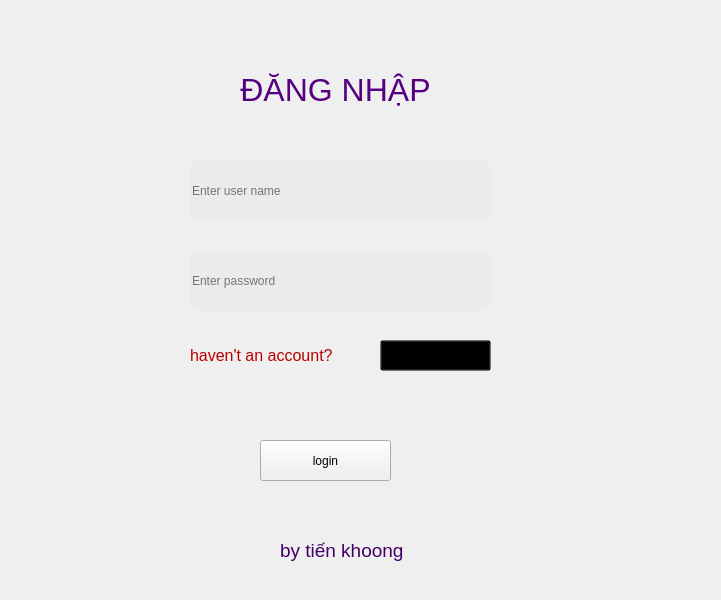
<?xml version="1.0" encoding="UTF-8"?>
<ui version="4.0">
 <class>MainWindow</class>
 <widget class="QMainWindow" name="MainWindow">
  <property name="geometry">
   <rect>
    <x>0</x>
    <y>0</y>
    <width>721</width>
    <height>600</height>
   </rect>
  </property>
  <property name="windowTitle">
   <string>MainWindow</string>
  </property>
  <widget class="QWidget" name="centralwidget">
   <widget class="QLabel" name="label">
    <property name="geometry">
     <rect>
      <x>190</x>
      <y>20</y>
      <width>291</width>
      <height>141</height>
     </rect>
    </property>
    <property name="text">
     <string>&lt;html&gt;&lt;head/&gt;&lt;body&gt;&lt;p align=&quot;center&quot;&gt;&lt;span style=&quot; font-size:24pt; color:#55007f;&quot;&gt;ĐĂNG NHẬP&lt;/span&gt;&lt;/p&gt;&lt;/body&gt;&lt;/html&gt;</string>
    </property>
   </widget>
   <widget class="QLineEdit" name="lineEdit">
    <property name="geometry">
     <rect>
      <x>190</x>
      <y>160</y>
      <width>301</width>
      <height>61</height>
     </rect>
    </property>
    <property name="styleSheet">
     <string notr="true">border-radius: 10px;
color: black;
background: rgba(231, 231, 231, 0.5);
</string>
    </property>
    <property name="placeholderText">
     <string>Enter user name</string>
    </property>
   </widget>
   <widget class="QLineEdit" name="lineEdit_2">
    <property name="geometry">
     <rect>
      <x>190</x>
      <y>250</y>
      <width>301</width>
      <height>61</height>
     </rect>
    </property>
    <property name="styleSheet">
     <string notr="true">border-radius: 10px;
color: black;
background: rgba(231, 231, 231, 0.5);
</string>
    </property>
    <property name="placeholderText">
     <string>Enter password</string>
    </property>
   </widget>
   <widget class="QLabel" name="label_2">
    <property name="geometry">
     <rect>
      <x>-10</x>
      <y>-10</y>
      <width>801</width>
      <height>991</height>
     </rect>
    </property>
    <property name="text">
     <string/>
    </property>
    <property name="pixmap">
     <pixmap resource="anh/my_resource.qrc">:/newPrefix/123.jpg</pixmap>
    </property>
   </widget>
   <widget class="QPushButton" name="pushButton">
    <property name="geometry">
     <rect>
      <x>260</x>
      <y>440</y>
      <width>131</width>
      <height>41</height>
     </rect>
    </property>
    <property name="styleSheet">
     <string notr="true">QPushButton:hover {
    background-color: rgb(170, 255, 0);
}
</string>
    </property>
    <property name="text">
     <string>login</string>
    </property>
   </widget>
   <widget class="QLabel" name="label_3">
    <property name="geometry">
     <rect>
      <x>280</x>
      <y>530</y>
      <width>151</width>
      <height>41</height>
     </rect>
    </property>
    <property name="text">
     <string>&lt;html&gt;&lt;head/&gt;&lt;body&gt;&lt;p&gt;&lt;span style=&quot; font-size:14pt; color:#440066;&quot;&gt;by tiến khoong&lt;/span&gt;&lt;/p&gt;&lt;/body&gt;&lt;/html&gt;</string>
    </property>
   </widget>
   <widget class="QLabel" name="label_4">
    <property name="geometry">
     <rect>
      <x>190</x>
      <y>340</y>
      <width>161</width>
      <height>31</height>
     </rect>
    </property>
    <property name="text">
     <string>&lt;html&gt;&lt;head/&gt;&lt;body&gt;&lt;p&gt;&lt;span style=&quot; font-size:12pt; color:#b90000;&quot;&gt;haven't an account?&lt;/span&gt;&lt;/p&gt;&lt;/body&gt;&lt;/html&gt;</string>
    </property>
   </widget>
   <widget class="QPushButton" name="nut_2">
    <property name="geometry">
     <rect>
      <x>380</x>
      <y>340</y>
      <width>111</width>
      <height>31</height>
     </rect>
    </property>
    <property name="styleSheet">
     <string notr="true">background: rgba(0,0,0,0)</string>
    </property>
    <property name="text">
     <string>Register</string>
    </property>
   </widget>
   <widget class="QLabel" name="label_5">
    <property name="geometry">
     <rect>
      <x>0</x>
      <y>-30</y>
      <width>801</width>
      <height>991</height>
     </rect>
    </property>
    <property name="text">
     <string/>
    </property>
    <property name="pixmap">
     <pixmap/>
    </property>
   </widget>
   <widget class="QLabel" name="label_6">
    <property name="geometry">
     <rect>
      <x>-10</x>
      <y>-30</y>
      <width>801</width>
      <height>991</height>
     </rect>
    </property>
    <property name="text">
     <string/>
    </property>
    <property name="pixmap">
     <pixmap/>
    </property>
   </widget>
   <zorder>label_5</zorder>
   <zorder>label_6</zorder>
   <zorder>label_2</zorder>
   <zorder>label</zorder>
   <zorder>lineEdit</zorder>
   <zorder>lineEdit_2</zorder>
   <zorder>pushButton</zorder>
   <zorder>label_3</zorder>
   <zorder>label_4</zorder>
   <zorder>nut_2</zorder>
  </widget>
 </widget>
 <resources>
  <include location="anh/my_resource.qrc"/>
 </resources>
 <connections/>
</ui>
